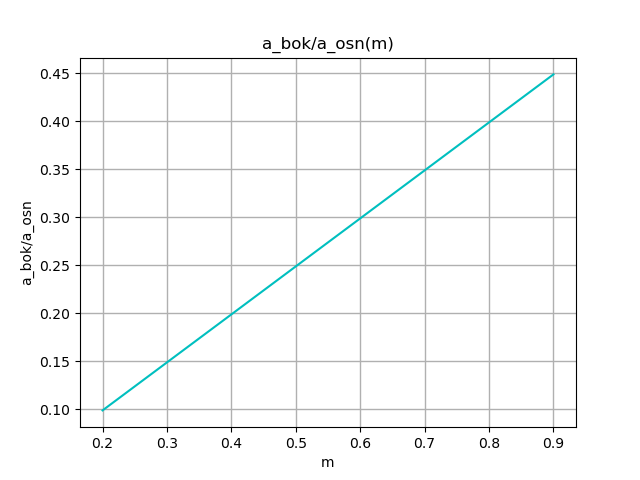

The script that saved this image:
import numpy as np
import matplotlib.pyplot as plt

m = [0.2, 0.3, 0.4, 0.5, 0.6, 0.7, 0.8, 0.9]
a_osn = [585]*8
a_bok = [57.5, 87.8, 115.4, 145.5, 174, 204.5, 233.4, 262.2]

fig3, ax3 = plt.subplots()
t3 = np.polyfit(m, np.array(a_bok)/np.array(a_osn), 1)
f3 = np.poly1d(t3)

plt.plot(m, np.polyval(np.polyfit(m, np.array(a_bok)/np.array(a_osn), 1), m), color='c')
plt.title('a_bok/a_osn(m)')
plt.xlabel('m')
plt.ylabel('a_bok/a_osn')
plt.grid(linewidth = 1)
plt.savefig('3.png')

plt.show()
